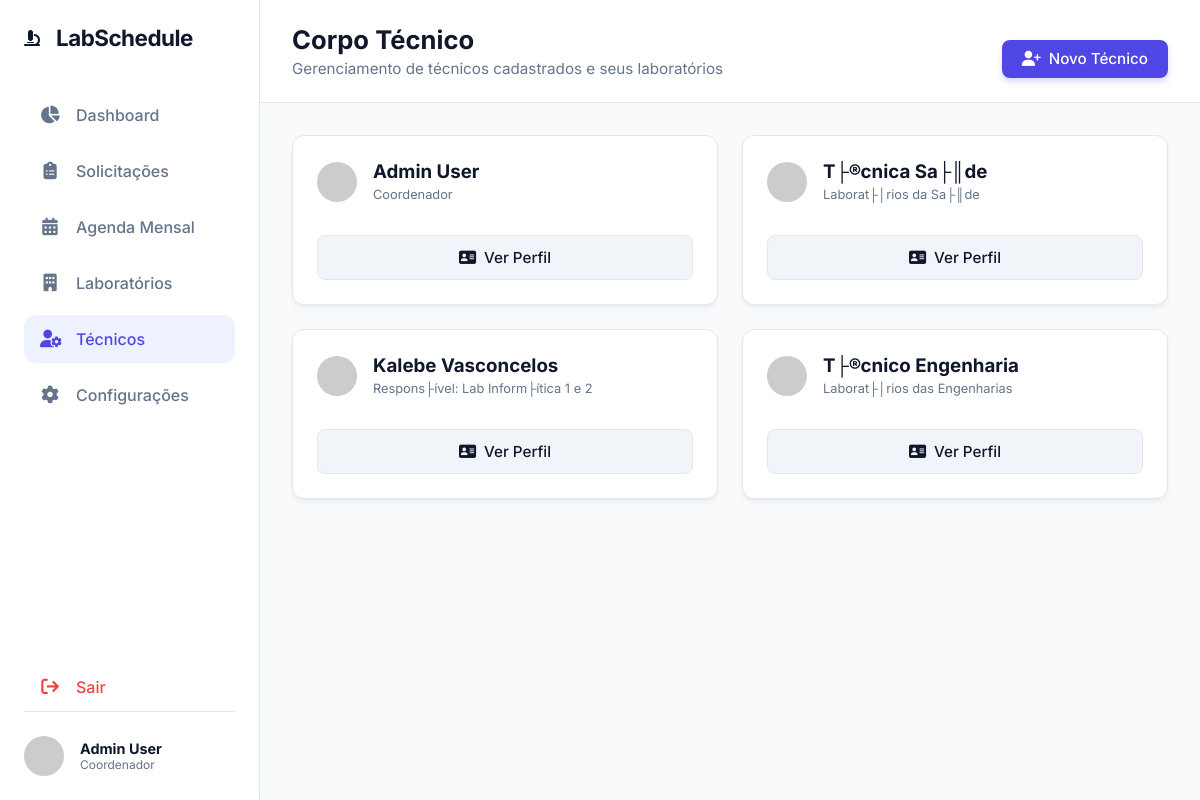
/views/tecnicos.php (signed in), run on the app's committed database.
### tables this page shows
CREATE TABLE `users` (
  `id` int(11) NOT NULL AUTO_INCREMENT,
  `username` varchar(50) NOT NULL,
  `password_hash` varchar(255) NOT NULL,
  `role` enum('admin','tech_saude','tech_eng') NOT NULL,
  `name` varchar(100) NOT NULL,
  `title` varchar(100) NOT NULL,
  `created_at` timestamp NOT NULL DEFAULT current_timestamp(),
  PRIMARY KEY (`id`),
  UNIQUE KEY `username` (`username`)
);

### includes/auth_functions.php (called while the page is built, shortened)
<?php
function get_app_user() {
    return [
        'username' => $_SESSION['user'],
        'role' => $_SESSION['role'],
        'name' => $_SESSION['name'],
        'title' => $_SESSION['title']
    ];
}
?>

### views/tecnicos.php (the view, shortened to what this page needs)
<?php
require_once '../includes/auth_functions.php';
$current_user = get_app_user();
$database = new Database();
$db = $database->getConnection();
$tecnicos = [];
if ($db) {
    $stmt = $db->query("SELECT * FROM users ORDER BY role ASC, name ASC");
    if ($stmt) {
        $tecnicos = $stmt->fetchAll(PDO::FETCH_ASSOC);
    }
}
$active_menu = 'tecnicos';
require_once '../includes/header.php';
require_once '../includes/sidebar.php';
?>
        <main class="main-content admin-content">
            <header class="top-header">
                <div class="header-left">
                    <h1>Corpo Técnico</h1>
                    <p class="current-date">Gerenciamento de técnicos cadastrados e seus laboratórios</p>
                </div>
                <div class="header-right">
                    <?php if ($current_user['role'] === 'admin'): ?>
                    <button class="btn btn-primary" onclick="document.getElementById('add-tech-modal').classList.add('active')">
                        <i class="fa-solid fa-user-plus"></i> Novo Técnico
                    </button>
                    <?php endif; ?>
                </div>
            </header>
            <div class="admin-container">
                <div class="requests-grid">
                    <?php if (empty($tecnicos)): ?>
                        <div class="empty-state" style="grid-column: 1 / -1; padding: 3rem; text-align: center; background: var(--surface-color); border-radius: 12px; border: 1px dashed var(--border-color);">
                            <i class="fa-solid fa-users-slash" style="font-size: 3rem; color: #cbd5e1; margin-bottom: 1rem;"></i>
                            <h3>Nenhum técnico encontrado</h3>
                        </div>
                    <?php else: ?>
                        <?php foreach ($tecnicos as $tec):
                            $bg_color = '0D8ABC';
                            if ($tec['role'] === 'tech_saude') $bg_color = '10b981';
                            elseif ($tec['role'] === 'tech_eng') $bg_color = '8b5cf6';
                        ?>
                        <div class="request-card">
                            <div class="req-card-header">
                                <div style="display:flex; align-items:center; gap: 1rem;">
                                    <img src="https://ui-avatars.com/api/?name=<?php echo urlencode($tec['name']); ?>&background=<?php echo $bg_color; ?>&color=fff" style="width:40px; border-radius:50%;" alt="Tech">
                                    <div>
                                        <h3 style="margin-bottom:0;"><?php echo htmlspecialchars($tec['name']); ?></h3>
                                        <span style="font-size:0.8rem; color:var(--text-muted)"><?php echo htmlspecialchars($tec['title']); ?></span>
                                    </div>
                                </div>
                            </div>
                            <div class="req-card-actions" style="margin-top: 1rem;">
                                <button class="btn btn-secondary" style="flex:1;" onclick='openProfileModal(<?php echo json_encode($tec); ?>, "<?php echo $bg_color; ?>")'><i class="fa-solid fa-address-card"></i> Ver Perfil</button>
                            </div>
                        </div>
                        <?php endforeach; ?>
                    <?php endif; ?>
                </div>
            </div>
        </main>
    </div>
<?php require_once '../includes/footer.php'; ?>

### includes/sidebar.php (shortened to what this page needs)
<aside class="sidebar">
    <div class="sidebar-header">
        <i class="fa-solid fa-microscope"></i>
        <h2>LabSchedule</h2>
    </div>
    <nav class="sidebar-nav">
        <a href="dashboard.php" class="nav-item <?php echo (isset($active_menu) && $active_menu === 'dashboard') ? 'active' : ''; ?>"><i class="fa-solid fa-chart-pie"></i> <span>Dashboard</span></a>
        <a href="admin.php" class="nav-item <?php echo (isset($active_menu) && $active_menu === 'admin') ? 'active' : ''; ?>"><i class="fa-solid fa-clipboard-list"></i> <span>Solicitações </span></a>
        <a href="agenda-mensal.php" class="nav-item <?php echo (isset($active_menu) && $active_menu === 'agenda-mensal') ? 'active' : ''; ?>"><i class="fa-solid fa-calendar-days"></i> <span>Agenda Mensal</span></a>
        <a href="laboratorios.php" class="nav-item <?php echo (isset($active_menu) && $active_menu === 'laboratorios') ? 'active' : ''; ?>"><i class="fa-solid fa-building"></i> <span>Laboratórios</span></a>
        <a href="tecnicos.php" class="nav-item <?php echo (isset($active_menu) && $active_menu === 'tecnicos') ? 'active' : ''; ?>"><i class="fa-solid fa-user-gear"></i> <span>Técnicos</span></a>
        <?php if ($current_user['role'] === 'admin'): ?>
        <a href="configuracoes.php" class="nav-item <?php echo (isset($active_menu) && $active_menu === 'configuracoes') ? 'active' : ''; ?>"><i class="fa-solid fa-gear"></i> <span>Configurações</span></a>
        <?php endif; ?>
        <a href="../controllers/auth_controller.php?action=logout" class="nav-item" style="color: #ef4444; margin-top: auto;"><i class="fa-solid fa-arrow-right-from-bracket"></i> <span>Sair</span></a>
    </nav>
    <div class="user-profile">
        <img src="https://ui-avatars.com/api/?name=<?php echo urlencode($current_user['name']); ?>&background=0D8ABC&color=fff" alt="User Profile">
        <div class="user-info">
            <strong><?php echo htmlspecialchars($current_user['name']); ?></strong>
            <span style="font-size: 0.75rem; white-space: nowrap; overflow: hidden; text-overflow: ellipsis; display: block; max-width: 130px;" title="<?php echo htmlspecialchars($current_user['title']); ?>">
                <?php echo htmlspecialchars($current_user['title']); ?>
            </span>
        </div>
    </div>
</aside>

### assets/css/style.css (style rules this page uses)
:root { --primary-color: #4f46e5; --primary-hover: #4338ca; --secondary-color: #10b981; --bg-color: #f8fafc; --surface-color: #ffffff; --surface-hover: #f1f5f9; --text-main: #0f172a; --text-muted: #64748b; --border-color: #e2e8f0; --lab1-color: #3b82f6; --lab2-color: #8b5cf6; --lab3-color: #ec4899; --lab4-color: #f59e0b; --sidebar-width: 260px; --transition-speed: 0.3s; --border-radius: 12px; }
* { margin: 0; padding: 0; box-sizing: border-box; font-family: 'Inter', sans-serif; }
body { background-color: var(--bg-color); color: var(--text-main); height: 100vh; overflow: hidden; }
.sidebar { width: var(--sidebar-width); background-color: var(--surface-color); border-right: 1px solid var(--border-color); display: flex; flex-direction: column; padding: 1.5rem; z-index: 10; box-shadow: 2px 0 10px rgba(0,0,0,0.02); }
.sidebar-header { display: flex; align-items: center; gap: 1rem; margin-bottom: 2.5rem; }
.sidebar-header h2 { font-size: 1.4rem; font-weight: 700; letter-spacing: -0.5px; }
.sidebar-nav { display: flex; flex-direction: column; gap: 0.5rem; flex: 1; }
.nav-item { display: flex; align-items: center; gap: 1rem; padding: 0.875rem 1rem; text-decoration: none; color: var(--text-muted); border-radius: var(--border-radius); font-weight: 500; transition: all var(--transition-speed) ease; }
.nav-item.active { background-color: #eef2ff; color: var(--primary-color); }
.nav-item i { width: 20px; font-size: 1.1rem; text-align: center; }
.user-profile { display: flex; align-items: center; gap: 1rem; padding-top: 1.5rem; border-top: 1px solid var(--border-color); margin-top: auto; }
.user-profile img { width: 40px; height: 40px; border-radius: 50%; }
.user-info { display: flex; flex-direction: column; }
.user-info strong { font-size: 0.9rem; }
.user-info span { font-size: 0.8rem; color: var(--text-muted); }
.main-content { flex: 1; display: flex; flex-direction: column; overflow: hidden; }
.top-header { display: flex; justify-content: space-between; align-items: flex-end; padding: 1.5rem 2rem; background-color: var(--surface-color); border-bottom: 1px solid var(--border-color); }
.header-left h1 { font-size: 1.6rem; font-weight: 700; margin-bottom: 0.25rem; }
.current-date { color: var(--text-muted); font-size: 0.95rem; }
.header-right { display: flex; align-items: center; gap: 1.5rem; }
.btn { padding: 0.6rem 1.25rem; border: none; border-radius: 8px; cursor: pointer; font-weight: 500; font-size: 0.95rem; display: flex; align-items: center; gap: 0.5rem; transition: all var(--transition-speed); }
.btn-primary { background-color: var(--primary-color); color: white; box-shadow: 0 4px 6px rgba(79, 70, 229, 0.2); }
.btn-secondary { background-color: var(--surface-hover); color: var(--text-main); border: 1px solid var(--border-color); }
.admin-content { background-color: var(--bg-color); }
.admin-container { padding: 2rem; flex: 1; overflow-y: auto; }
.requests-grid { display: grid; grid-template-columns: repeat(auto-fill, minmax(320px, 1fr)); gap: 1.5rem; }
.request-card { background-color: var(--surface-color); border-radius: 12px; padding: 1.5rem; box-shadow: 0 4px 6px -1px rgba(0, 0, 0, 0.05), 0 2px 4px -1px rgba(0, 0, 0, 0.03); border: 1px solid var(--border-color); transition: transform 0.2s, box-shadow 0.2s, opacity 0.3s; display: flex; flex-direction: column; }
.req-card-header { display: flex; justify-content: space-between; align-items: flex-start; margin-bottom: 1rem; }
.req-card-actions { display: flex; gap: 0.75rem; margin-top: auto; }
.req-card-actions .btn { flex: 1; justify-content: center; padding: 0.75rem; }

### data on the page
users: name "Admin User", title "Coordenador"
users: name "T├®cnica Sa├║de", title "Laborat├│rios da Sa├║de"
users: name "Kalebe Vasconcelos", title "Respons├ível: Lab Inform├ítica 1 e 2"
users: name "T├®cnico Engenharia", title "Laborat├│rios das Engenharias"
